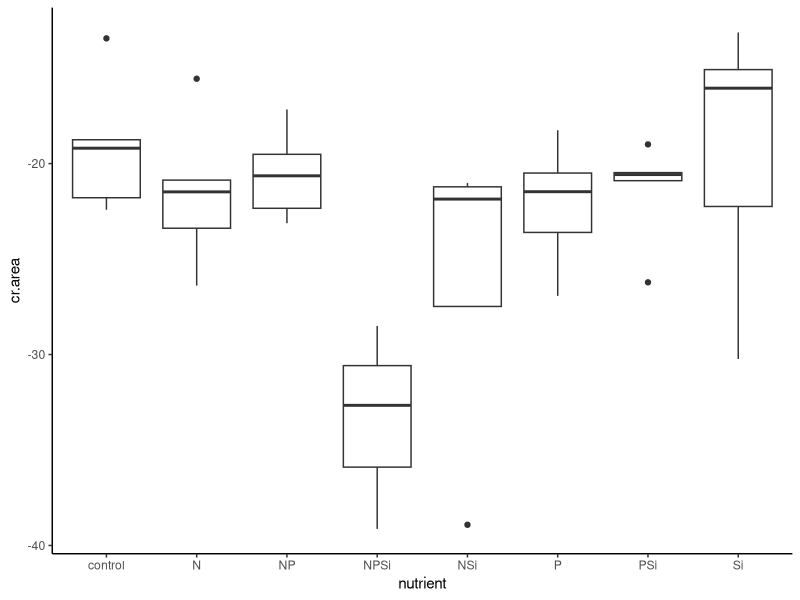
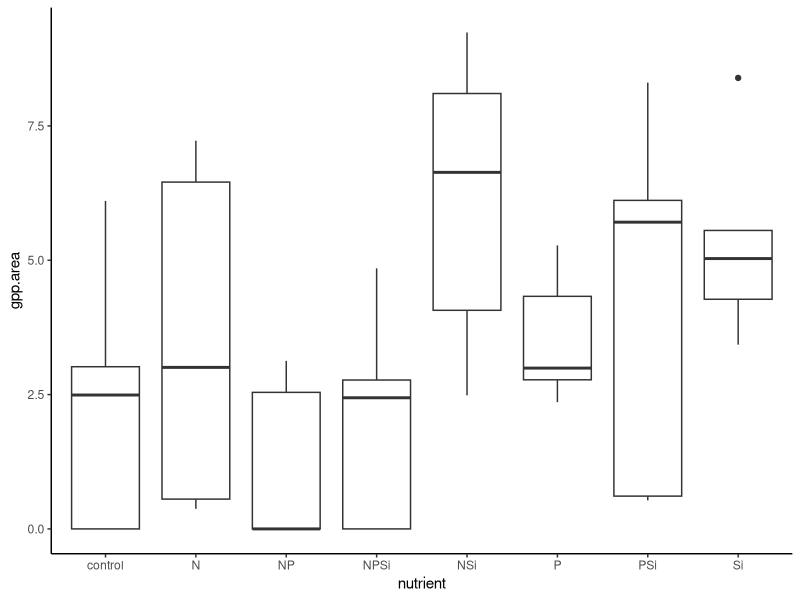
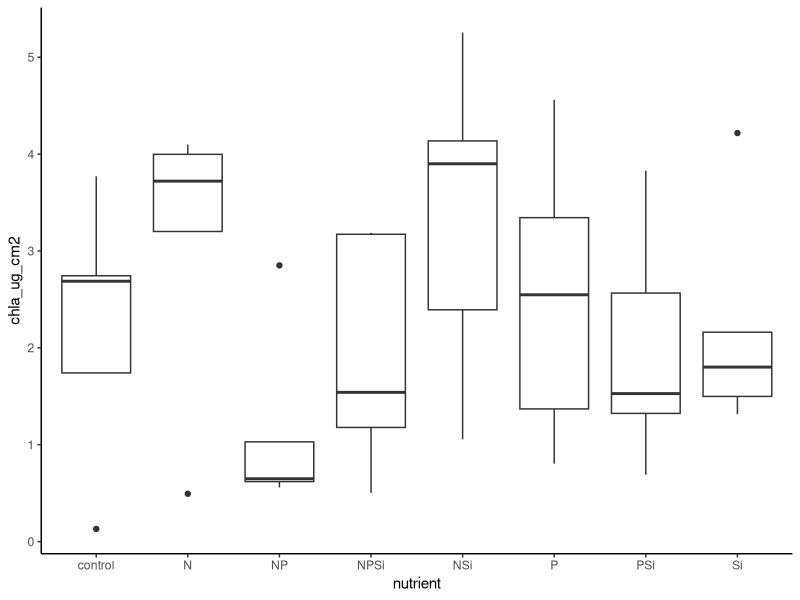
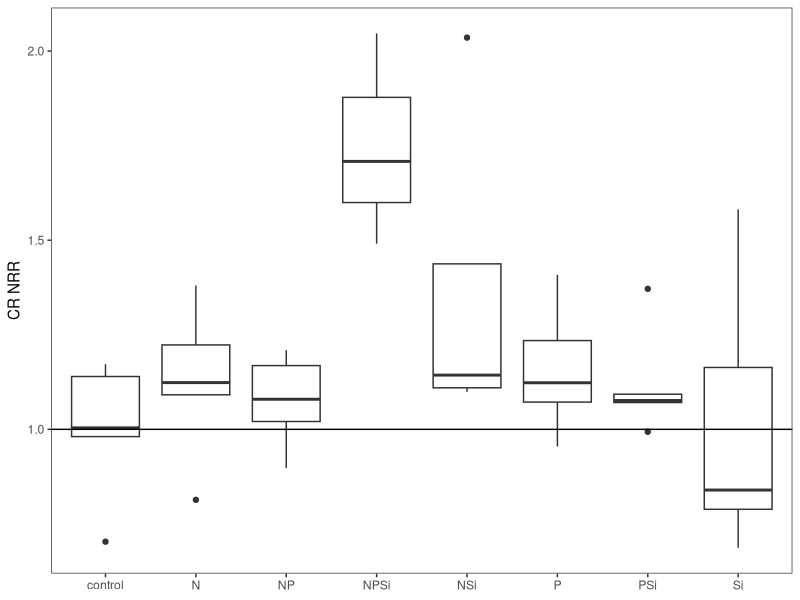
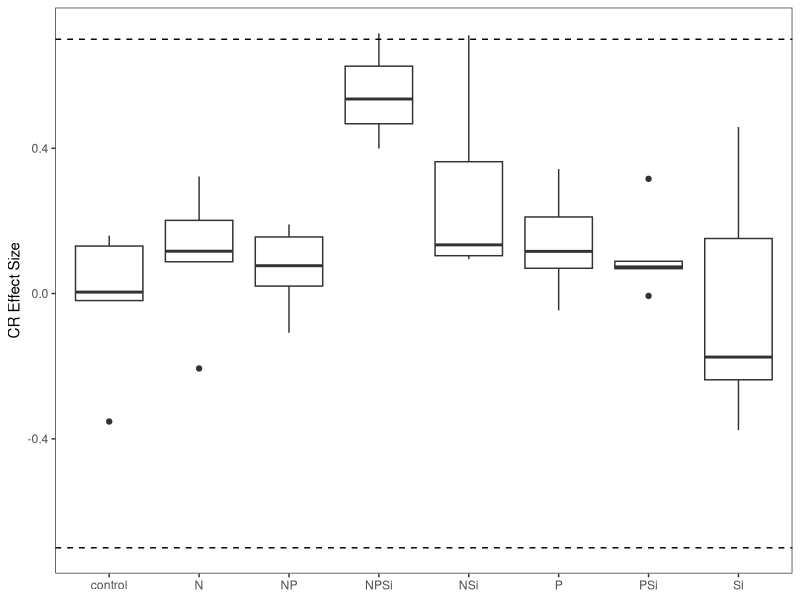
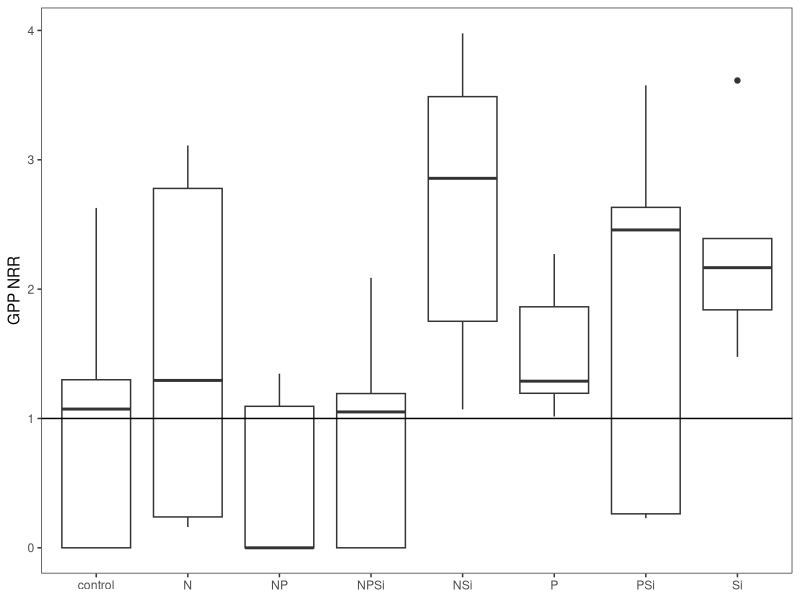
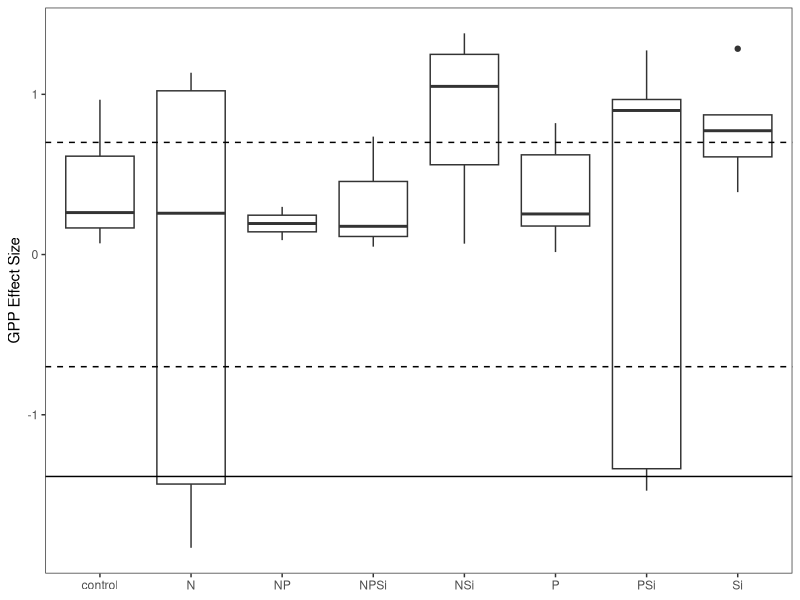
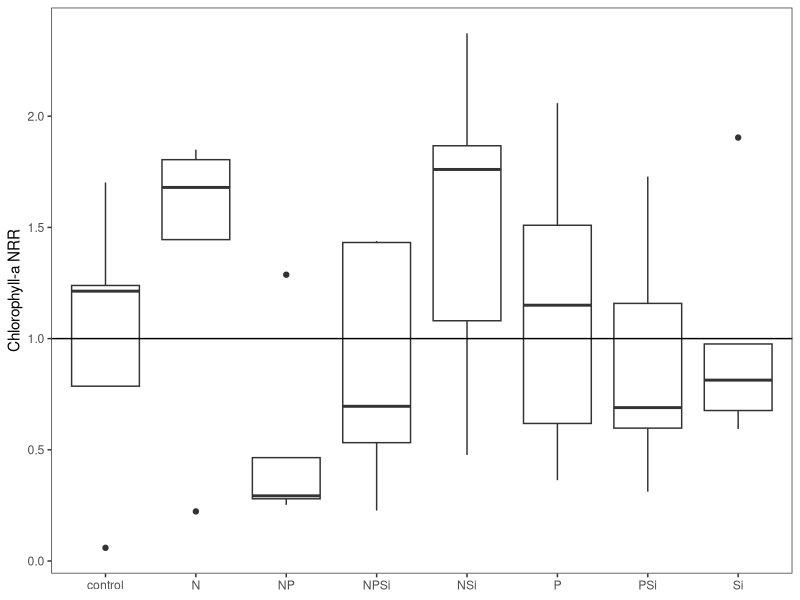

Recreate these plots in R, in order. (Note: this script raises an error after producing the figures.)
#Author:  Clay Arango
#Creation date: 14-Feb-19
#Script to analyze NDS data from Summer 2018 WSB work with S. Roley and A. Alexiades

#packages
library(nlme)
library(nortest)
library(plyr)
library(dplyr)
library(multcomp)
library(MASS)
library(ggplot2)

#Load data
topp <- read.table(file="toppenish_summer.csv", header=T, sep=",")

#set variable
d = topp

#evaluate data to make sure factors are correct
names(d)

unique(d$nutrient) #control, N, NP, NPSi, NSi, P, PSi, Si
unique(d$N) #should be 0 and 1
unique(d$P) #should be 0 and 1
unique(d$Si) #should be 0 and 1
unique(d$top) #should be "sponge" and "glass"
#if need to change, use recode function below. 
d$top<-recode(d$top, "cellulose" ="sponge")
str(d)
 
#convert N and P and Si values (0 or 1 for absence or presence) to factors
d$N<-as.factor(d$N)
d$P<-as.factor(d$P)
d$Si<-as.factor(d$Si)
str(d)

#subset data into gpp and cr response
d.cr = subset(d, top=="sponge", data=d)
d.gpp = subset(d, top=="glass", data=d)

#check for outliers and check data entry before calculating NRR.
ggplot(d.cr, aes(x=nutrient, y=cr.area))+geom_boxplot() +theme_classic()
#ok - one low NSi checks out

#calculate nrr for cr
x<-ddply(d.cr, "nutrient", summarise, ave_cr = mean(cr.area, na.rm=T)) 
x
d.cr$cr.nrr = d.cr$cr.area/-19.11745 #divide by control ave_cr

#check for outliers and check data entry before calculating NRR.
ggplot(d.gpp, aes(x=nutrient, y=gpp.area))+geom_boxplot() +theme_classic()
#ok
ggplot(d.gpp, aes(x=nutrient, y=chla_ug_cm2))+geom_boxplot() +theme_classic()
#ok

#calculate nrr for gpp and chla
x<- ddply(d.gpp, "nutrient", summarise, ave_gpp = mean(gpp.area, na.rm=T), ave_chla = mean(chla_ug_cm2, na.rm=T)) 
x
d.gpp$gpp.nrr = d.gpp$gpp.area/2.323007 #divide by control ave_gpp
d.gpp$chla.nrr = d.gpp$chla_ug_cm2/2.214887 #divide by control ave_chla

#now combine into one and export
d.cr$chla.nrr<-NA
d.cr$gpp.nrr<-NA
d.gpp$cr.nrr<-NA
d.nrr<-rbind(d.cr, d.gpp)
d.nrr$site.date<-"toppenish_summer"
d.nrr$gpp.es<-log(d.nrr$gpp.nrr)
d.nrr$cr.es<-log(d.nrr$cr.nrr)
d.nrr$chla.es<-log(d.nrr$chla.nrr)
write.table(d.nrr, "toppenish_summer_nrr.csv",  sep=",", quote=F, row.names =F)

###############
#plots of NRR
##############
ggplot(data=d.cr, aes(x=nutrient, y=cr.nrr))+geom_boxplot()+theme_bw()+
  ylab("CR NRR")+geom_abline(slope = 0, intercept = 1)+
  theme(axis.title.x=element_blank(), panel.grid.minor=element_blank(), panel.grid.major=element_blank())
#mostly limited; others neutral

ggplot(data=subset(d.nrr, (top=="sponge")), aes(x=nutrient, y=cr.es))+geom_boxplot()+theme_bw()+
  ylab("CR Effect Size")+geom_hline(yintercept = 0.7, lty="dashed")+ geom_hline(yintercept = -0.7, lty="dashed")+
  theme(axis.title.x=element_blank(), panel.grid.minor=element_blank(), panel.grid.major=element_blank())

ggplot(data=d.gpp, aes(x=nutrient, y=gpp.nrr))+geom_boxplot()+theme_bw()+
  ylab("GPP NRR")+geom_abline(slope = 0, intercept = 1)+
  theme(axis.title.x=element_blank(), panel.grid.minor=element_blank(), panel.grid.major=element_blank())
#mostly neutral. Maybe Si limitation

ggplot(data=subset(d.nrr, top =="glass"),aes(x=nutrient, y=gpp.es))+geom_boxplot()+theme_bw()+
  ylab("GPP Effect Size")+geom_hline(yintercept = 0.7, lty="dashed")+
  geom_hline(yintercept = -0.7, lty="dashed")+ geom_hline(yintercept = -1.385)+
  theme(axis.title.x=element_blank(), panel.grid.minor=element_blank(), panel.grid.major=element_blank())

ggplot(data=d.gpp, aes(x=nutrient, y=chla.nrr))+geom_boxplot()+theme_bw()+
  ylab("Chlorophyll-a NRR")+geom_abline(slope = 0, intercept = 1)+ 
  theme(axis.title.x=element_blank(), panel.grid.minor=element_blank(), panel.grid.major=element_blank())
#mostly neutral but N limited and NP inhibited

ggplot(data=subset(d.nrr, (top=="glass")), aes(x=nutrient, y=chla.es))+geom_boxplot()+theme_bw()+
  ylab("Chla Effect Size")+ geom_hline(yintercept = 0.7, lty="dashed")+
  geom_hline(yintercept = -0.7, lty="dashed")+  geom_hline(yintercept = -1.385)+
  theme(axis.title.x=element_blank(), panel.grid.minor=element_blank(), panel.grid.major=element_blank())

##########
#NRR Summary Files
#########

GPP_sum<-ddply(d.gpp, "nutrient", summarise, ave_nrr.gpp=mean(gpp.nrr, na.rm=T), sd_nrr.gpp=sd(gpp.nrr, na.rm=T), 
               se_nrr.gpp =(sd(gpp.nrr)/sqrt(sum(!is.na(gpp.nrr)))), 
               ci95_nrr.gpp = (1.96*(sd(gpp.nrr)/sqrt(sum(!is.na(gpp.nrr))))),
               ave_nrr.chla=mean(chla.nrr, na.rm=T), sd_nrr.chla=sd(chla.nrr, na.rm=T), 
               se_nrr.chla =(sd(chla.nrr)/sqrt(sum(!is.na(chla.nrr)))), 
               ci95_nrr.chla = (1.96*(sd(chla.nrr)/sqrt(sum(!is.na(chla.nrr))))))
CR_sum<-ddply(d.cr, "nutrient", summarise, ave_nrr.cr=mean(cr.nrr, na.rm=T), sd_nrr.cr=sd(cr.nrr, na.rm=T), 
              se_nrr.cr =(sd(cr.nrr)/sqrt(sum(!is.na(cr.nrr)))), 
              ci95_nrr.cr = (1.96*(sd(cr.nrr)/sqrt(sum(!is.na(cr.nrr))))))

#now combine into one and export
d.sum<-merge(GPP_sum, CR_sum, by="nutrient")
d.sum$site_date<-"aht_summer"
write.table(d.sum, "reec_summer_summ.csv",  sep=",", quote=F, row.names =F)

############################################################
#analyze RESPIRATION data
############################################################
M1<-gls(cr.area~N*P*Si, data=d.cr, na.action=na.omit)
E1<-residuals(M1)
qqnorm(E1)
qqline(E1)
ad.test(E1)
   #residuals are more-or-less normally distributed, p=0.2851.Some wiggle around QQ line
hist(E1) #ok
plot(M1)# ok

plot(filter(d.cr, !is.na(cr.area)) %>% dplyr::select(nutrient), 
     E1, xlab="nutrient", ylab="Residuals")
bartlett.test(cr.area~nutrient, data=d.cr)
   #variance test OK p = 0.2108

anova(M1) #simultaneous N and Si limitation (or maybe independent??)
#N               1   9.7726  0.0038
#P               1   3.6147  0.0666
#Si              1   8.0539  0.0079
#N:P             1   0.1440  0.7069
#N:Si            1   9.5384  0.0042
#P:Si            1   2.1673  0.1511
#N:P:Si          1   3.3294  0.0777

##########################################################
#do multiple 2 way ANOVAs to improve our ability to interpret
##########################################################
#N and P
xx = na.omit(subset(d.cr, select = c(N,P,cr.area)))
interaction.plot(xx$N, xx$P, xx$cr.area*-1)


#N and Si
xx = na.omit(subset(d.cr, select = c(N,Si,cr.area)))
interaction.plot(xx$N, xx$Si, xx$cr.area*-1)
#N increases in presence of Si

#P and Si
xx = na.omit(subset(d.cr, select = c(P,Si,cr.area)))
interaction.plot(xx$P, xx$Si, xx$cr.area*-1)
##########################################################
##########################################################

ggplot(data=d.cr, aes(x=nutrient, y = cr.area))+geom_boxplot()

x <- group_by(d.cr, nutrient) %>%  # Grouping function causes subsequent functions to aggregate by treatment
  summarize(cr.mean = abs(mean(cr.area, na.rm = TRUE)), # na.rm = TRUE to remove missing values
            cr.sd=abs(sd(cr.area, na.rm = TRUE)),  # na.rm = TRUE to remove missing values
            n = sum(!is.na(cr.area)), # of observations, excluding NAs. 
            cr.se=cr.sd/sqrt(n))

ggplot(data=x, aes(x=nutrient, y=cr.mean)) + 
  geom_bar(stat="identity", position=position_dodge(), color = "black") + 
  geom_errorbar(aes(ymin=cr.mean, ymax=cr.mean+cr.se), width=0.2, 
                position=position_dodge(0.9)) + 
  xlab("Nutrient") +
  ylab(expression(Respiration~(ug~O[2]~m^{-2}~h^{-1}))) +
  ylim(0,20) +
  labs(fill="Light") +
  theme_bw() +
  theme(panel.grid.major=element_blank(),
        panel.grid.minor=element_blank(),
        legend.title=element_text(size=6),
        legend.key=element_blank(), 
        legend.position=c(0.5,0.95), 
        legend.text=element_text(size=8), 
        legend.background=element_blank(), 
        legend.direction="horizontal", 
        legend.key.size=unit(0.3, "cm"), 
        axis.title.y=element_text(size=8), 
        axis.title.x=element_text(size=8), 
        axis.text.x=element_text(size=8))


#ggsave('output/figures/Aht_summer_CRNRR.tiff',
#       units="in",
#       width=3.25,
#       height=3.25,
#       dpi=1200,
#       compression="lzw")

############################################################
#analyze the PRODUCTION data
############################################################

M1<-gls(gpp.area~N*P*Si, data=d.gpp, na.action=na.omit) #had to log-transform
E1<-residuals(M1)
qqnorm(E1)
qqline(E1)
ad.test(E1)
  #ok, a little wiggle, p = 0.49

hist(E1, xlab="residuals", main="")
plot(M1)#ok

plot(filter(d.gpp, !is.na(gpp.area)) %>% dplyr::select(nutrient), 
     E1, xlab="nutrient", ylab="Residuals")
bartlett.test(gpp.area~nutrient, data=d.gpp)
   #ok

ggplot(data=d.gpp, aes(x=nutrient, y = gpp.area))+geom_boxplot()#
anova(M1)

kruskal.test(gpp.area~N+P+Si, data=d.gpp, na.action=na.omit)#kruskal-wallis can only have 1 factor


x <- group_by(d.gpp, nutrient) %>%  # Grouping function causes subsequent functions to aggregate by season and reach
  summarize(gpp.mean = abs(mean(gpp.area, na.rm = TRUE)), # na.rm = TRUE to remove missing values
            gpp.sd=abs(sd(gpp.area, na.rm = TRUE)),  # na.rm = TRUE to remove missing values
            n = sum(!is.na(gpp.area)), # of observations, excluding NAs. 
            gpp.se=gpp.sd/sqrt(n))

ggplot(data=x, aes(x=nutrient, y=gpp.mean)) + 
  geom_bar(stat="identity", position=position_dodge(), color = "black") + 
  geom_errorbar(aes(ymin=gpp.mean, ymax=gpp.mean+gpp.se), width=0.2, 
                position=position_dodge(0.9)) + 
  xlab("Nutrient") +
  ylab(expression(Production~(ug~O[2]~m^{-2}~h^{-1}))) +
  labs(fill="Light") +
  theme_bw() +
  theme(panel.grid.major=element_blank(),
        panel.grid.minor=element_blank(), 
        legend.title=element_text(size=6), 
        legend.key=element_blank(),  
        legend.position=c(0.5,0.95),  
        legend.text=element_text(size=8),  
        legend.background=element_blank(),  
        legend.direction="horizontal",  
        legend.key.size=unit(0.3, "cm"),  
        axis.title.y=element_text(size=8),  
        axis.title.x=element_text(size=8),  
        axis.text.x=element_text(size=8))

#ggsave('output/figures/gppByNutrient.tiff',
#       units="in",
#       width=3.25,
#       height=3.25,
#       dpi=1200,
#       compression="lzw")


############################################################
#analyze the CHL-A biomass on disks
############################################################
M1<-gls(chla_ug_cm2~N*P*Si, data=d.gpp, na.action=na.omit) 
E1<-residuals(M1)
qqnorm(E1)
qqline(E1) #ok
ad.test(E1)
#p=0.6611

hist(E1, xlab="residuals", main="") #good!
plot(M1) #ok

plot(filter(d.gpp, !is.na(chla_ug_cm2)) %>% dplyr::select(nutrient), 
     E1, xlab="nutrient", ylab="Residuals")
bartlett.test(gpp.area~nutrient, data=d.gpp)
#ok p = 0.5275

anova(M1)
#N               1   0.11757  0.7339
#P               1   3.76941  0.0610
#Si              1   0.07559  0.7851
#N:P             1   4.23580  0.0478
#N:Si            1   0.86221  0.3601
#P:Si            1   0.00002  0.9969
#N:P:Si          1   0.38346  0.5401

##########################################################
#do multiple 2 way ANOVAs to improve our ability to interpret
##########################################################
#N and P
xx = na.omit(subset(d.gpp, select = c(N,P,chla_ug_cm2)))
interaction.plot(xx$N, xx$P, xx$chla_ug_cm2)

#N and Si
xx = na.omit(subset(d.gpp, select = c(N,Si,chla_ug_cm2)))
interaction.plot(xx$N, xx$Si, xx$chla_ug_cm2)

#P and Si
xx = na.omit(subset(d.gpp, select = c(P,Si,chla_ug_cm2)))
interaction.plot(xx$P, xx$Si, xx$chla_ug_cm2)
